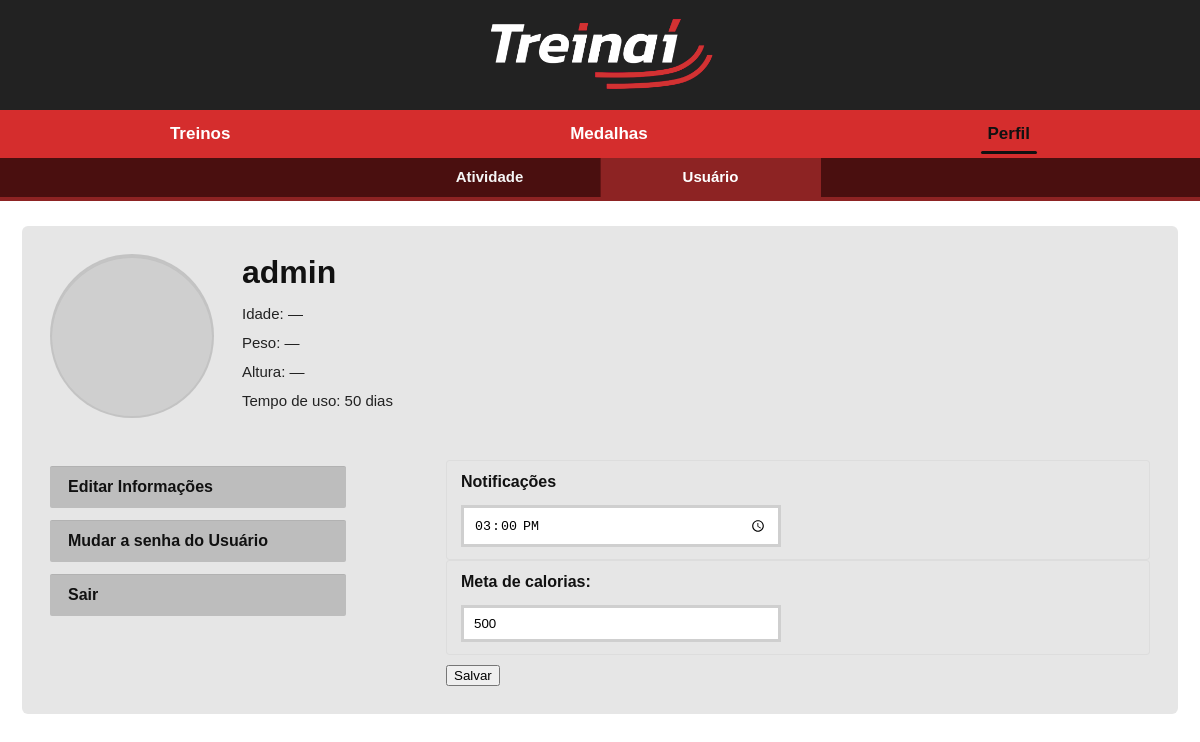
/perfil/usuario/ (signed in), run on the app's committed database.
### cadastro/models.py (models this page shows)
class CustomUser(AbstractUser):
    data_nascimento = models.DateField(null=True, blank=True)
    altura = models.DecimalField(max_digits=5, decimal_places=2, null=True, blank=True)
    peso = models.DecimalField(max_digits=5, decimal_places=2, null=True, blank=True)

### perfil/models.py (models this page shows, shortened)
class Perfil(models.Model):
    user = models.OneToOneField(
        settings.AUTH_USER_MODEL,
        on_delete=models.CASCADE
    )
    bio = models.TextField(blank=True, null=True)
    foto = models.ImageField(upload_to="perfil/", blank=True, null=True)
    altura_m = models.FloatField(null=True, blank=True)
    peso_kg = models.FloatField(null=True, blank=True)
    OBJETIVOS = (
        ("GANHO", "Ganhar massa magra"),
        ("PERDA", "Perder peso"),
        ("MANUT", "Manter peso"),
    )
    objetivo = models.CharField(max_length=6, choices=OBJETIVOS, blank=True, default="")
    meta_calorias = models.IntegerField(null=True, blank=True, help_text="Meta de calorias a perder")
    meta_set_at = models.DateTimeField(null=True, blank=True)
    notificacao_horario = models.TimeField(null=True, blank=True, help_text="Horário diário para notificações")

### perfil/views.py (the view, shortened to what this page needs)
# urls.py: path("usuario/", views.usuario_view, name="usuario"),
@login_required
def usuario_view(request):
    perfil, _ = Perfil.objects.get_or_create(user=request.user)
    idade = None
    try:
        data_nasc = request.user.data_nascimento
        if data_nasc:
            today = date.today()
            idade = today.year - data_nasc.year - ((today.month, today.day) < (data_nasc.month, data_nasc.day))
    except Exception:
        idade = None
    tempo_de_uso = None
    try:
        joined = request.user.date_joined
        if joined:
            delta = timezone.localdate() - joined.date()
            tempo_de_uso = delta.days
    except Exception:
        tempo_de_uso = None
    contexto = {
        "perfil": perfil,
        "idade": idade,
        "peso": getattr(request.user, 'peso', perfil.peso_kg if hasattr(perfil, 'peso_kg') else None) ,
        "altura": getattr(request.user, 'altura', perfil.altura_m if hasattr(perfil, 'altura_m') else None),
        "tempo_de_uso": tempo_de_uso,
    }
    return render(request, "perfil/usuario.html", contexto)

### templates/perfil/usuario.html (shortened to what this page needs)
{% extends "base.html" %}
{% block content %}
<div class="perfil-tabs">
        <a href="{% url 'atividade' %}">Atividade</a>
        <a href="{% url 'usuario' %}" class="active">Usuário</a>
</div>
<div class="container perfil-usuario">
    <div class="perfil-header">
                <div class="perfil-foto">
                </div>
        <div class="perfil-info">
            <h1>{{ request.user.get_full_name|default:request.user.username }}</h1>
            <p>Idade: {% if idade is not None %}{{ idade }} anos{% else %}—{% endif %}</p>
            <p>Peso: {% if peso %}{{ peso }} kg{% else %}—{% endif %}</p>
            <p>Altura: {% if altura %}{{ altura }} m{% else %}—{% endif %}</p>
            <p>Tempo de uso: {% if tempo_de_uso is not None %}{{ tempo_de_uso }} dias{% else %}—{% endif %}</p>
        </div>
    </div>
    <div class="perfil-actions">
        <a class="btn" href="{% url 'editar_usuario' %}"> Editar Informações</a>
        <a class="btn" href="{% url 'password_change' %}"> Mudar a senha do Usuário</a>
        <a class="btn" href="{% url 'logout' %}"> Sair</a>
    </div>
    <div class="perfil-controls">
        <form method="post" action="{% url 'usuario' %}">
            <div class="control-box">
                <div class="control-body">
                    <label>Notificações</label>
                    <input id="notificacao-input" type="time" name="notificacao_horario" value="{% if perfil.notificacao_horario %}{{ perfil.notificacao_horario|time:"H:i" }}{% else %}15:00{% endif %}" />
                </div>
            </div>
            <div class="control-box">
                <div class="control-body">
                    <label>Meta de calorias:</label>
                    <input type="number" name="meta_calorias" value="{% if perfil.meta_calorias %}{{ perfil.meta_calorias }}{% else %}21000{% endif %}" />
                </div>
            </div>
            <div style="margin-top:10px">
                <button class="btn" type="submit">Salvar</button>
            </div>
        </form>
    </div>
</div>
{% endblock %}

### static/css/estilo.css (style rules this page uses)
body { margin: 0; font-family: Arial, sans-serif; }
.container { max-width: 1100px; margin: 0 auto; font-family: Arial, sans-serif; }
.perfil-tabs { display:flex; justify-content:center; gap:0; background:#4a0f0f; margin:0 0 25px; border-bottom:4px solid #8d2323; }
.perfil-tabs a { flex:1; max-width:220px; text-align:center; text-decoration:none; padding:10px 0 12px; font-weight:600; font-size:15px; color:#f5f5f5; background:transparent; border-right:1px solid #651515; transition:background .25s, color .25s; }
.perfil-tabs a:last-child { border-right:0; }
.perfil-tabs a.active { background:#8d2323; color:#fff; position:relative; }
.perfil-tabs a.active:after { display:none; }
.perfil-tabs + .container { margin-top:0; }
.perfil-usuario { --foto-size: 160px; background: #e6e6e6; padding: 28px; border-radius: 6px; display: grid; grid-template-columns: 360px 1fr; gap: 36px; align-items: start; }
.perfil-header { grid-column: 1 / -1; display: flex; gap: 28px; align-items: flex-start; padding-bottom: 6px; }
.perfil-foto { width: var(--foto-size); height: var(--foto-size); min-width: var(--foto-size); border-radius: 50%; background: #cfcfcf; display: flex; align-items: center; justify-content: center; box-shadow: 0 2px 0 rgba(0,0,0,.06) inset; border: 2px solid rgba(0,0,0,0.06); }
.perfil-info { display: flex; flex-direction: column; justify-content: center; }
.perfil-info h1 { margin: 0 0 8px 0; font-size: 32px; font-weight: 700; color: #111; }
.perfil-info p { margin: 6px 0; color: #222; font-size: 15px; }
.perfil-actions { grid-column: 1; display: flex; flex-direction: column; gap: 12px; margin-top: 6px; }
.perfil-actions .btn { display: inline-flex; align-items: center; gap: 10px; width: 260px; padding: 12px 18px; background: #bdbdbd; color: #111; text-decoration: none; border: none; border-radius: 2px; font-weight: 600; box-shadow: 0 1px 0 rgba(0,0,0,.06) inset; }
.perfil-controls { grid-column: 2; display: flex; flex-direction: column; gap: 14px; align-self: start; }
.perfil-controls label { font-weight:600; color:#111; margin-bottom:6px; }
.perfil-controls input[type="text"], .perfil-controls input[type="time"], .perfil-controls input[type="number"] { padding: 8px 10px; border: 3px solid #cfcfcf; background: #fff; width: 320px; box-sizing: border-box; }
.control-box { display: flex; align-items: stretch; background: #e6e6e6; border-radius: 4px; box-shadow: none; overflow: hidden; border: 1px solid rgba(0,0,0,0.04); }
.control-body { padding: 12px 14px; display: flex; flex-direction: column; gap: 8px; }

### data on the page
CustomUser: user.get_full_name "admin"
Perfil: notificacao_horario "15:00", meta_calorias "500"

### other printed values
{{ tempo_de_uso }} "50"
